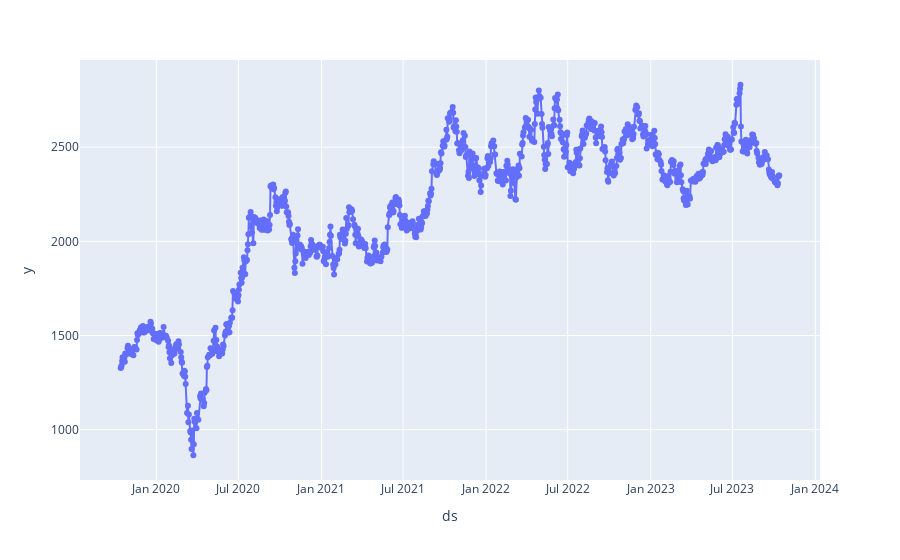

Write notebook code for a chart like this one.
### Code cell
px.line(data_frame=ril_data,x='ds', y='y', markers='*')

### Figure 1 — Plotly figure (JSON) as saved in the notebook; plotly's stock layout.template omitted (floating-point values rounded to 4 significant figures; data arrays with more than 128 entries replaced by an {"elided": "..."} marker saying what was removed)
{"data": [{"hovertemplate": "ds=%{x}<br>y=%{y}<extra></extra>", "legendgroup": "", "line": {"color": "#636efa", "dash": "solid"}, "marker": {"symbol": "circle"}, "mode": "markers+lines", "name": "", "orientation": "v", "showlegend": false, "type": "scatter", "x": {"elided": "995 str values"}, "xaxis": "x", "y": {"elided": "995 float values"}, "yaxis": "y"}], "layout": {"legend": {"tracegroupgap": 0}, "margin": {"t": 60}, "xaxis": {"anchor": "y", "domain": [0, 1], "title": {"text": "ds"}}, "yaxis": {"anchor": "x", "domain": [0, 1], "title": {"text": "y"}}}}
